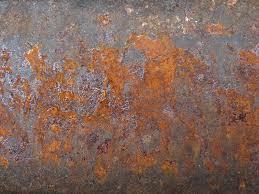
//> input picture rust_1.jpg, 259 x 194 px
$ ./test   (built with g++ and OpenCV 4)
//> lines starting //> are read from the running program, lines starting //| are printed output that depends on the picture
#include "opencv2/highgui/highgui.hpp"
#include "opencv2/imgproc/imgproc.hpp"
#include <iostream>
#include <stdio.h>

using namespace std;
using namespace cv;

/**
 * @function main
 */
int main( int argc, char** argv )
{
  Mat src, dst;

  /// Load image
  src = imread("rust_1.jpg");
//> src is the input picture: 194 rows x 259 cols, CV_8UC3; mean B, G, R 90.9, 102.8, 131

  if( !src.data )
    { return -1; }

  /// Separate the image in 3 places ( B, G and R )
  vector<Mat> bgr_planes;
  split( src, bgr_planes );
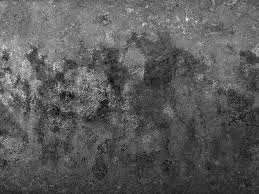
//> bgr_planes[0]: 194 rows x 259 cols, CV_8UC1; min 0, max 247, mean 90.9
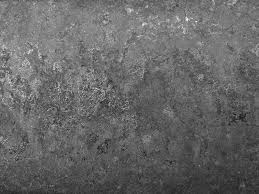
//> bgr_planes[1]: 194 rows x 259 cols, CV_8UC1; min 17, max 245, mean 102.8
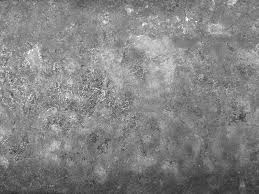
//> bgr_planes[2]: 194 rows x 259 cols, CV_8UC1; min 45, max 255, mean 131

  /// Establish the number of bins
  int histSize = 256;

  /// Set the ranges ( for B,G,R) )
  float range[] = { 0, 256 } ;
  const float* histRange = { range };

  bool uniform = true; bool accumulate = false;

  Mat b_hist, g_hist, r_hist;

  /// Compute the histograms:
  calcHist( &bgr_planes[0], 1, 0, Mat(), b_hist, 1, &histSize, &histRange, uniform, accumulate );
//> b_hist = 256 values, max 651 at index 67, min 0 at index 2, mean 196.3
  calcHist( &bgr_planes[1], 1, 0, Mat(), g_hist, 1, &histSize, &histRange, uniform, accumulate );
//> g_hist = 256 values, max 725 at index 92, min 0 at index 0, mean 196.3
  calcHist( &bgr_planes[2], 1, 0, Mat(), r_hist, 1, &histSize, &histRange, uniform, accumulate );
//> r_hist = 256 values, max 886 at index 134, min 0 at index 0, mean 196.3

  // Draw the histograms for B, G and R
  int hist_w = 512; int hist_h = 400;
  int bin_w = cvRound( (double) hist_w/histSize );

  Mat histImage( hist_h, hist_w, CV_8UC3, Scalar( 0,0,0) );

  /// Normalize the result to [ 0, histImage.rows ]
  normalize(b_hist, b_hist, 0, histImage.rows, NORM_MINMAX, -1, Mat() );
//> b_hist = 256 values, max 400 at index 67, min 0 at index 2, mean 120.6
  normalize(g_hist, g_hist, 0, histImage.rows, NORM_MINMAX, -1, Mat() );
//> g_hist = 256 values, max 400 at index 92, min 0 at index 0, mean 108.3
  normalize(r_hist, r_hist, 0, histImage.rows, NORM_MINMAX, -1, Mat() );
//> r_hist = 256 values, max 400 at index 134, min 0 at index 0, mean 88.61

  /// Draw for each channel
  for( int i = 1; i < histSize; i++ )
  {
      line( histImage, Point( bin_w*(i-1), hist_h - cvRound(b_hist.at<float>(i-1)) ) ,
                       Point( bin_w*(i), hist_h - cvRound(b_hist.at<float>(i)) ),
                       Scalar( 255, 0, 0), 2, 8, 0  );
      line( histImage, Point( bin_w*(i-1), hist_h - cvRound(g_hist.at<float>(i-1)) ) ,
                       Point( bin_w*(i), hist_h - cvRound(g_hist.at<float>(i)) ),
                       Scalar( 0, 255, 0), 2, 8, 0  );
      line( histImage, Point( bin_w*(i-1), hist_h - cvRound(r_hist.at<float>(i-1)) ) ,
                       Point( bin_w*(i), hist_h - cvRound(r_hist.at<float>(i)) ),
                       Scalar( 0, 0, 255), 2, 8, 0  );
  }
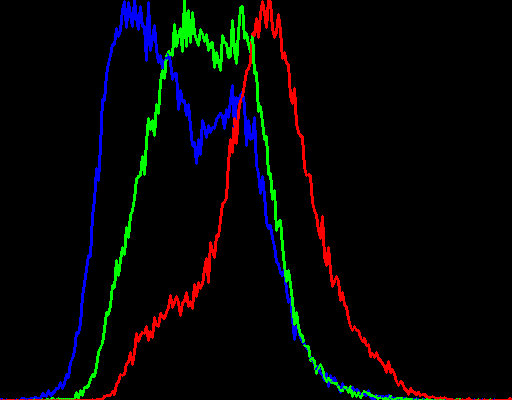
//> histImage: 400 rows x 512 cols, CV_8UC3; mean B, G, R 5.9, 5.9, 5.4

  /// Display
  namedWindow("calcHist Demo", CV_WINDOW_AUTOSIZE );
  imshow("calcHist Demo", histImage );

  waitKey(0);

  return 0;
}

$ run again, with colored.jpg copied over rust_1.jpg
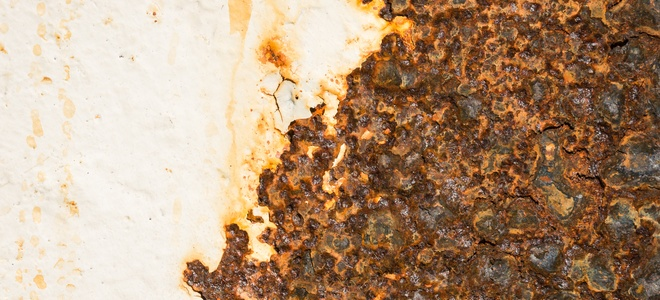
//> input picture colored.jpg, 660 x 300 px
//> src is the input picture: 300 rows x 660 cols, CV_8UC3; mean B, G, R 122.4, 149.4, 178.6
//> `split( src, bgr_planes );`:
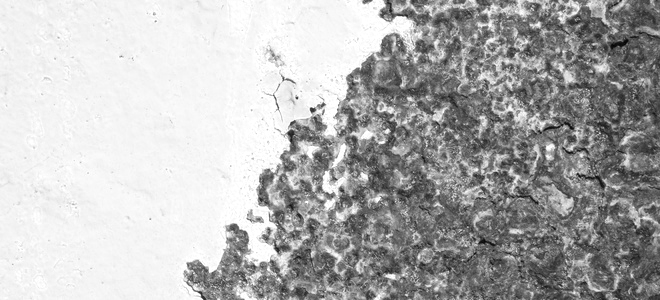
//> bgr_planes[2]: 300 rows x 660 cols, CV_8UC1; min 3, max 255, mean 178.6
//> `calcHist( &bgr_planes[0], 1, 0, Mat(), b_hist, 1, &histSize, &histRang..`: b_hist = 256 values, max 4843 at index 230, min 0 at index 246, mean 773.4
//> `calcHist( &bgr_planes[1], 1, 0, Mat(), g_hist, 1, &histSize, &histRang..`: g_hist = 256 values, max 8161 at index 240, min 0 at index 253, mean 773.4
//> `calcHist( &bgr_planes[2], 1, 0, Mat(), r_hist, 1, &histSize, &histRang..`: r_hist = 256 values, max 9740 at index 246, min 0 at index 0, mean 773.4
//> `normalize(b_hist, b_hist, 0, histImage.rows, NORM_MINMAX, -1, Mat() );`: b_hist = 256 values, max 400 at index 230, min 0 at index 246, mean 63.88
//> `normalize(g_hist, g_hist, 0, histImage.rows, NORM_MINMAX, -1, Mat() );`: g_hist = 256 values, max 400 at index 240, min 0 at index 253, mean 37.91
//> `normalize(r_hist, r_hist, 0, histImage.rows, NORM_MINMAX, -1, Mat() );`: r_hist = 256 values, max 400 at index 246, min 0 at index 0, mean 31.76
//> after the loop `for( int i = 1; i < histSize; i++ )`:
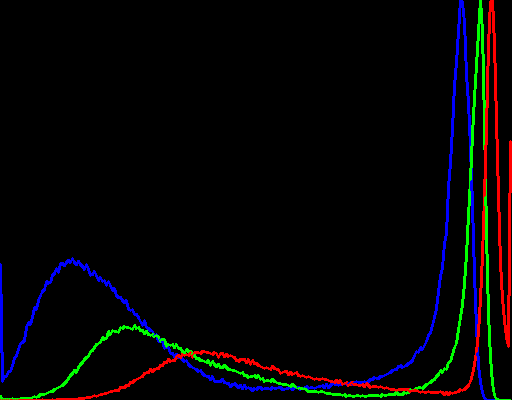
//> histImage: 400 rows x 512 cols, CV_8UC3; mean B, G, R 5.3, 4.5, 5.2

$ run again, with rust0.jpg copied over rust_1.jpg
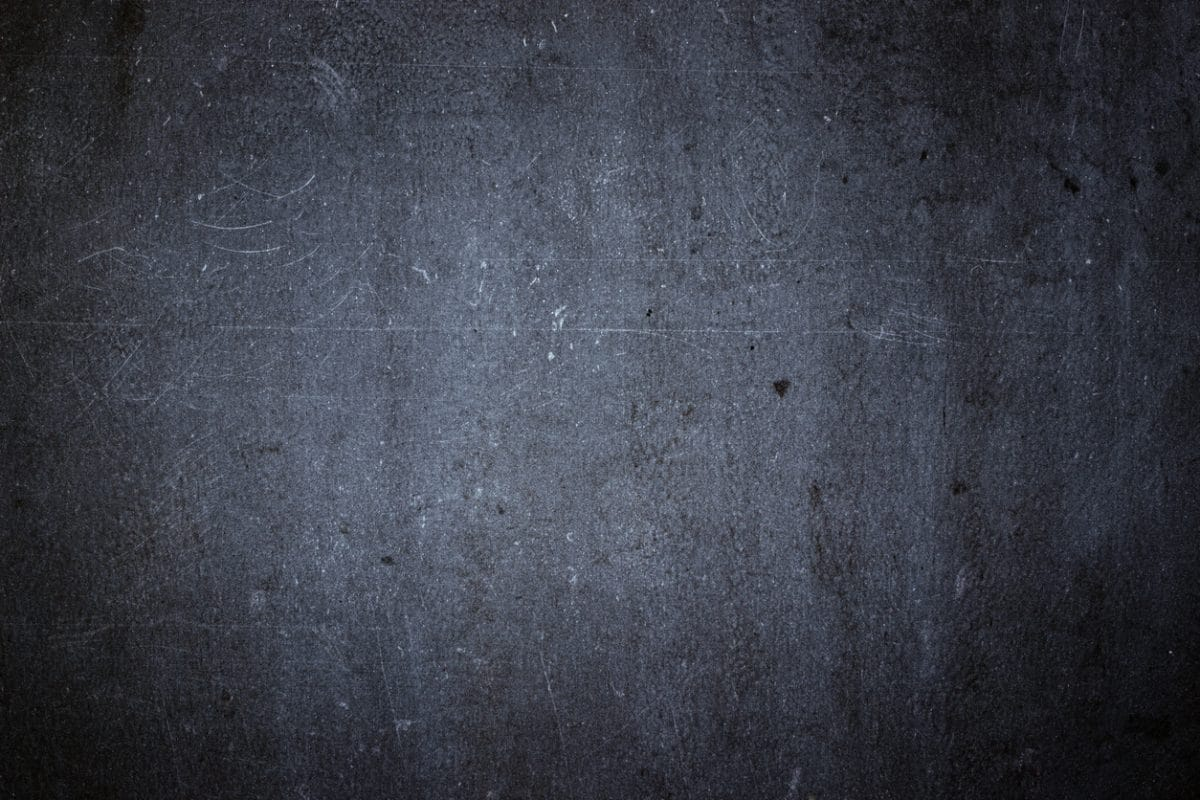
//> input picture rust0.jpg, 1200 x 800 px
//> src is the input picture: 800 rows x 1200 cols, CV_8UC3; mean B, G, R 73.3, 62.7, 59.3
//> `split( src, bgr_planes );`:
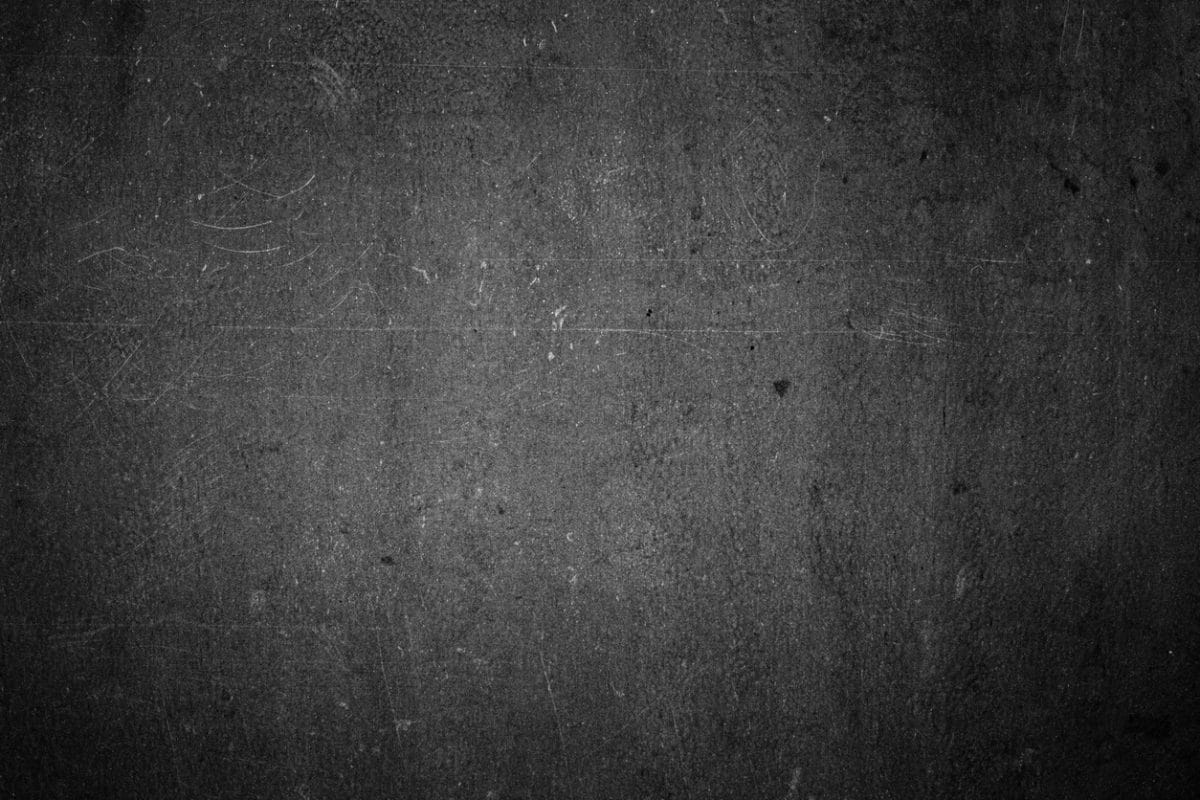
//> bgr_planes[2]: 800 rows x 1200 cols, CV_8UC1; min 0, max 222, mean 59.3
//> `calcHist( &bgr_planes[0], 1, 0, Mat(), b_hist, 1, &histSize, &histRang..`: b_hist = 256 values, max 10863 at index 59, min 0 at index 214, mean 3750
//> `calcHist( &bgr_planes[1], 1, 0, Mat(), g_hist, 1, &histSize, &histRang..`: g_hist = 256 values, max 12722 at index 47, min 0 at index 205, mean 3750
//> `calcHist( &bgr_planes[2], 1, 0, Mat(), r_hist, 1, &histSize, &histRang..`: r_hist = 256 values, max 13929 at index 48, min 0 at index 196, mean 3750
//> `normalize(b_hist, b_hist, 0, histImage.rows, NORM_MINMAX, -1, Mat() );`: b_hist = 256 values, max 400 at index 59, min 0 at index 214, mean 138.1
//> `normalize(g_hist, g_hist, 0, histImage.rows, NORM_MINMAX, -1, Mat() );`: g_hist = 256 values, max 400 at index 47, min 0 at index 205, mean 117.9
//> `normalize(r_hist, r_hist, 0, histImage.rows, NORM_MINMAX, -1, Mat() );`: r_hist = 256 values, max 400 at index 48, min 0 at index 196, mean 107.7
//> after the loop `for( int i = 1; i < histSize; i++ )`:
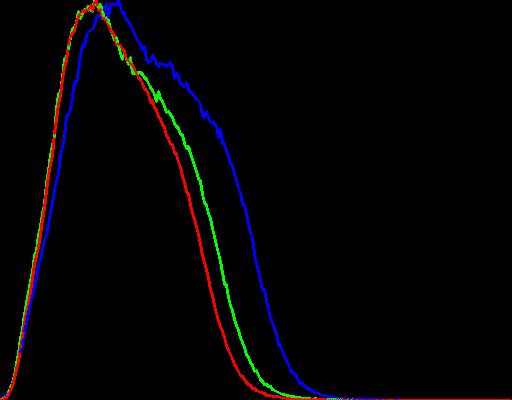
//> histImage: 400 rows x 512 cols, CV_8UC3; mean B, G, R 3.4, 2.4, 3.3
